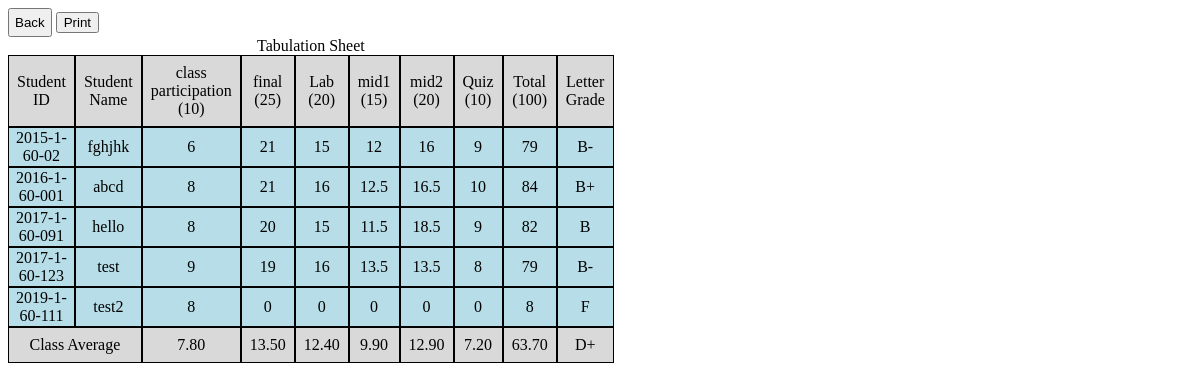
The page /tabular.php on the database its author committed.
### tables this page shows
CREATE TABLE `assessment` (
  `id` int(11) NOT NULL,
  `name` text NOT NULL,
  `co1` double NOT NULL DEFAULT '0',
  `co2` double NOT NULL DEFAULT '0',
  `co3` double NOT NULL DEFAULT '0',
  `co4` double NOT NULL DEFAULT '0',
  `exam_in_taken` double NOT NULL DEFAULT '1'
);

CREATE TABLE `student` (
  `id` int(11) NOT NULL,
  `name` text NOT NULL,
  `student_id` text NOT NULL
);

CREATE TABLE `result` (
  `id` int(11) NOT NULL,
  `student_id` text NOT NULL,
  `a_id` int(11) NOT NULL,
  `co1` double NOT NULL,
  `co2` double NOT NULL,
  `co3` double NOT NULL,
  `co4` double NOT NULL,
  `presence` char(1) NOT NULL
);

### config/connect.php (called while the page is built, shortened)
<?php
class database {
 public $host=db_host;
 public $user=db_user;
 public $pass=db_pass;
 public $db=db_name;
 public $conn;
public function connection(){
     $this->conn =mysqli_connect($this->host,$this->user,$this->pass,$this->db);
     if(!$this->conn){
       echo "Conection failed";
     }
     else return 1;
}
public function select($query){
 return $this->result=mysqli_query($this->conn, $query);
}
public function process_mysql_array($info){
  $res=array();
  $c=0;
  foreach ($info as $key => $value) {
    if($c%2==1)$res[$key]=$value;
    $c++;
  }
  return $res;
}
public function get_sql_array($sql){
  $info=array();
  $res=$this->select($sql);
  while($row=mysqli_fetch_array($res)){
      $sub=$this->process_mysql_array($row);
      array_push($info, $sub);
   }
   return $info;
}
}
?>

### include_script.php (called while the page is built, shortened)
<?php
include "config/connect.php";
$db=new database();
?>

### tabular.php (the view, shortened to what this page needs)
<?php
include "include_script.php";
$precision = 2;
?>
<button type="button" class="btn_class" onclick="javascript:history.back()">Back</button>
<input type="button" name="btnprint" value="Print" onclick="PrintMe('DivID')"/>
<div id="DivID">
		<link rel="stylesheet" type="text/css" href="style/tabular.css">
	<table class="table_style" cellspacing=0>
		<caption>Tabulation Sheet</caption>
		<tr>
			<td class="td_class1">Student ID</td>
			<td class="td_class1">Student Name</td>
<?php
$total_marks=0;
$sql="select
	    id,name,exam_in_taken,(co1+co2+co3+co4)/exam_in_taken as ratio
		from assessment
		order by name";
	$ex_info=$db->get_sql_array($sql);
	foreach($ex_info as $key => $value){
		$exam_in=$value['exam_in_taken'];
		$ratio=$value['ratio'];
		$obtained=$exam_in * $ratio ;
	$total_marks=$total_marks+$obtained;
?>
		<td class="td_class1"><?php echo $value['name']; ?> (<?php echo $obtained; ?>)</td>
<?php  } ?>
		<td class="td_class1">Total (<?php echo $total_marks; ?>)</td>
		<td class="td_class1">Letter Grade</td>
		</tr>
<?php
$sql="select * from student
		order by student_id
	";
$info=$db->get_sql_array($sql);
foreach ($info as $key => $value) {
			$student_name=$value['name'];
			$student_id=$value['student_id'];
		$grand_total=0;
?>
		<tr>
			<td class="td_class2"><?php echo $student_id; ?></td>
			<td class="td_class2"><?php echo $student_name; ?></td>
<?php
$sql="select
	    id,(co1+co2+co3+co4)/exam_in_taken as ratio
		from assessment
		order by name";
	$ex_info=$db->get_sql_array($sql);
	foreach($ex_info as $key => $value){
		$a_id=$value['id'];
		$ratio=$value['ratio'];
	$sql="select * from result where student_id='$student_id' and a_id=$a_id";
	$info1=$db->get_sql_array($sql);
	$co1=0;
	$co2=0;
	$co3=0;
	$co4=0;
		foreach($info1 as $key => $value){
			$co1=$value['co1'];
			$co2=$value['co2'];
			$co3=$value['co3'];
			$co4=$value['co4'];
		}
			$total=(float)$co1+$co2+$co3+$co4;
			$obtained=$total*$ratio;
			$grand_total=$grand_total+$obtained;
?>
		<td class="td_class2"><?php echo $obtained; ?></td>
<?php
}
		$letter_grade="-";
		if($grand_total>=($total_marks * 0.97))$letter_grade="A+";
		else if($grand_total>=($total_marks * 0.9) && $grand_total<($total_marks * 0.97))$letter_grade="A";
		else if($grand_total>=($total_marks * 0.87) && $grand_total<($total_marks * 0.9))$letter_grade="A-";
		else if($grand_total>=($total_marks * 0.83) && $grand_total<($total_marks * 0.87))$letter_grade="B+";
		else if($grand_total>=($total_marks * 0.8) && $grand_total<($total_marks * 0.83))$letter_grade="B";
		else if($grand_total>=($total_marks * 0.77) && $grand_total<($total_marks * 0.8))$letter_grade="B-";
		else if($grand_total>=($total_marks * 0.73) && $grand_total<($total_marks * 0.77))$letter_grade="C+";
		else if($grand_total>=($total_marks * 0.7) && $grand_total<($total_marks * 0.73))$letter_grade="C";
		else if($grand_total>=($total_marks * 0.67) && $grand_total<($total_marks * 0.7))$letter_grade="C-";
		else if($grand_total>=($total_marks * 0.63) && $grand_total<($total_marks * 0.67))$letter_grade="D+";
		else if($grand_total>=($total_marks * 0.6) && $grand_total<($total_marks * 0.63))$letter_grade="D";
		else if($grand_total < $total_marks * 0.6)$letter_grade="F";
		else $letter_grade="I";
?>
			<td class="td_class2"><?php echo $grand_total; ?></td>
			<td class="td_class2"><?php echo $letter_grade; ?></td>
		</tr>
<?php
}
?>
		<tr>
 			<td colspan="2" class="td_class1">Class Average</td>
<?php
			$total_avg_obtained=0;
			$sql="select
					id,name,(co1+co2+co3+co4)/exam_in_taken as ratio
					from assessment
					order by name";
			$info4=$db->get_sql_array($sql);
			foreach($info4 as $key => $value){
				$a_id=$value['id'];
				$ratio=$value['ratio'];
			$sql=" select sum(co1) as total_co1,sum(co2) as total_co2,sum(co3) as total_co3,sum(co4) as total_co4,count(a_id) as num
 				from result
 				where a_id=$a_id
 				group by a_id
 				";
 			$info3=$db->get_sql_array($sql);
 			foreach ($info3 as $key => $value) {
			$total_co1=$value['total_co1'];
			$total_co2=$value['total_co2'];
			$total_co3=$value['total_co3'];
			$total_co4=$value['total_co4'];
			$obtained=$total_co1 + $total_co2 + $total_co3 +$total_co4;
			$total_num=$value['num'];
			$avg_obt=($obtained*$ratio)/$total_num;
			$avg_obtained=substr(number_format($avg_obt, $precision+1, '.', ''), 0, -1);
			$total_avg_obtained=$total_avg_obtained+$avg_obtained;
?>
 			<td class="td_class1"> <?php echo substr(number_format($avg_obtained, $precision+1, '.', ''), 0, -1); ?></td>
<?php
}
}
 ?>
 			<td class="td_class1"> <?php echo substr(number_format($total_avg_obtained, $precision+1, '.', ''), 0, -1); ?></td>
<?php
		$letter_grade="-";
		if($total_avg_obtained>=($total_marks * 0.97))$letter_grade="A+";
		else if($total_avg_obtained>=($total_marks * 0.9) && $total_avg_obtained<($total_marks * 0.97))$letter_grade="A";
		else if($total_avg_obtained>=($total_marks * 0.87) && $total_avg_obtained<($total_marks * 0.9))$letter_grade="A-";
		else if($total_avg_obtained>=($total_marks * 0.83) && $total_avg_obtained<($total_marks * 0.87))$letter_grade="B+";
		else if($total_avg_obtained>=($total_marks * 0.8) && $total_avg_obtained<($total_marks * 0.83))$letter_grade="B";
		else if($total_avg_obtained>=($total_marks * 0.77) && $total_avg_obtained<($total_marks * 0.8))$letter_grade="B-";
		else if($total_avg_obtained>=($total_marks * 0.73) && $total_avg_obtained<($total_marks * 0.77))$letter_grade="C+";
		else if($total_avg_obtained>=($total_marks * 0.7) && $total_avg_obtained<($total_marks * 0.73))$letter_grade="C";
		else if($total_avg_obtained>=($total_marks * 0.67) && $total_avg_obtained<($total_marks * 0.7))$letter_grade="C-";
		else if($total_avg_obtained>=($total_marks * 0.63) && $total_avg_obtained<($total_marks * 0.67))$letter_grade="D+";
		else if($total_avg_obtained>=($total_marks * 0.6) && $total_avg_obtained<($total_marks * 0.63))$letter_grade="D";
		else if($total_avg_obtained < $total_marks * 0.6)$letter_grade="F";
		else $letter_grade="I";
?>
			<td class="td_class1"> <?php echo $letter_grade; ?></td>
 		</tr>
	</table>
</div>

### style/tabular.css (style rules this page uses)
.btn_class { padding: 5px; }
.td_class1 { border: solid 1px #000000; padding: 8px; background-color: #d9d9d9; text-align: center; }
.td_class2 { border: solid 1px #000000; background-color: #b7dee8; text-align: center; }
.table_style { width: 50%; }

### rows shown on the page
assessment: name "class participation", exam_in_taken "10"
assessment: name "final", obtained "25"
assessment: name "Lab", exam_in_taken "20"
assessment: name "mid1", obtained "15"
assessment: name "mid2", obtained "20"
assessment: name "Quiz", exam_in_taken "10"
student: student "2015-1-60-02", name "fghjhk", grand_total "79", letter_grade "B-"
result: co4 "6"
result: obtained "21"
result: obtained "15"
result: obtained "12"
result: obtained "16"
result: co1 "9"
student: student "2016-1-60-001", name "abcd", grand_total "84", letter_grade "B+"
result: co4 "8"
result: obtained "21"
result: obtained "16"
result: obtained "12.5"
result: obtained "16.5"
result: co1 "10"
student: student "2017-1-60-091", name "hello", grand_total "82", letter_grade "B"
result: co4 "8"
result: obtained "20"
result: obtained "15"
result: obtained "11.5"
result: obtained "18.5"
result: co1 "9"
student: student "2017-1-60-123", name "test", grand_total "79", letter_grade "B-"
result: co4 "9"
result: obtained "19"
result: obtained "16"
result: obtained "13.5"
result: obtained "13.5"
result: co1 "8"
student: student "2019-1-60-111", name "test2", grand_total "8", letter_grade "F"
result: co4 "8"
result: co1 "0"
result: co1 "0"
result: co1 "0"
result: co1 "0"
result: co1 "0"

### other values the page prints
$total_marks "100"
substr(number_format($avg_obtained, $precision+1, '.', ''), 0, -1) "7.80"
substr(number_format($avg_obtained, $precision+1, '.', ''), 0, -1) "13.50"
substr(number_format($avg_obtained, $precision+1, '.', ''), 0, -1) "12.40"
substr(number_format($avg_obtained, $precision+1, '.', ''), 0, -1) "9.90"
substr(number_format($avg_obtained, $precision+1, '.', ''), 0, -1) "12.90"
substr(number_format($avg_obtained, $precision+1, '.', ''), 0, -1) "7.20"
$letter_grade "D+"
